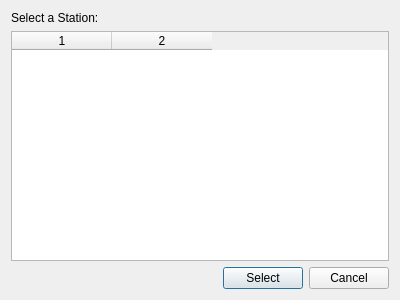
<?xml version="1.0" encoding="UTF-8"?>
<ui version="4.0">
 <class>selectstationform</class>
 <widget class="QDialog" name="selectstationform">
  <property name="geometry">
   <rect>
    <x>0</x>
    <y>0</y>
    <width>400</width>
    <height>300</height>
   </rect>
  </property>
  <property name="windowTitle">
   <string>Dialog</string>
  </property>
  <layout class="QVBoxLayout" name="verticalLayout">
   <item>
    <widget class="QLabel" name="label">
     <property name="text">
      <string>Select a Station:</string>
     </property>
    </widget>
   </item>
   <item>
    <widget class="QTableWidget" name="twStations">
     <property name="editTriggers">
      <set>QAbstractItemView::NoEditTriggers</set>
     </property>
     <property name="selectionMode">
      <enum>QAbstractItemView::ExtendedSelection</enum>
     </property>
     <property name="selectionBehavior">
      <enum>QAbstractItemView::SelectRows</enum>
     </property>
     <property name="columnCount">
      <number>2</number>
     </property>
     <column/>
     <column/>
    </widget>
   </item>
   <item>
    <layout class="QHBoxLayout" name="horizontalLayout">
     <item>
      <spacer name="horizontalSpacer">
       <property name="orientation">
        <enum>Qt::Horizontal</enum>
       </property>
       <property name="sizeHint" stdset="0">
        <size>
         <width>40</width>
         <height>20</height>
        </size>
       </property>
      </spacer>
     </item>
     <item>
      <widget class="QPushButton" name="btnSelect">
       <property name="text">
        <string>Select</string>
       </property>
      </widget>
     </item>
     <item>
      <widget class="QPushButton" name="btnCancel">
       <property name="text">
        <string>Cancel</string>
       </property>
      </widget>
     </item>
    </layout>
   </item>
  </layout>
 </widget>
 <resources/>
 <connections/>
</ui>
